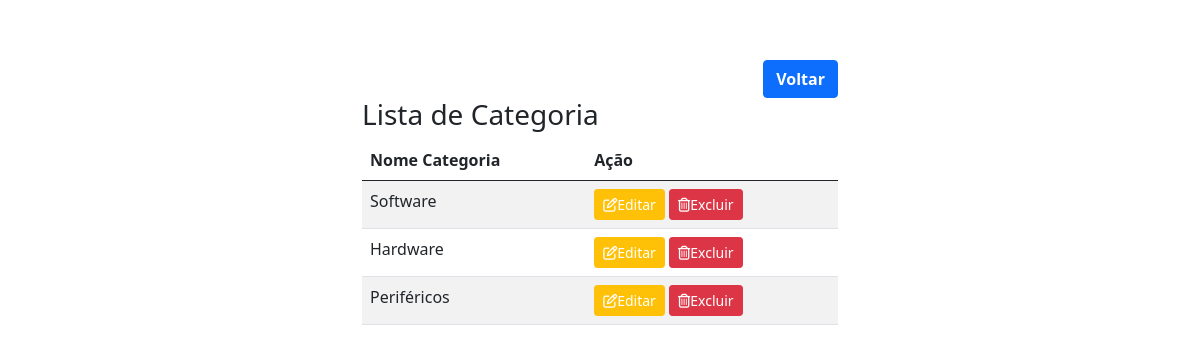
Screenshot of /listar_categoria.php with the database file from the repository.
### tables this page shows
CREATE TABLE `categoria` (
  `id_categoria` int(11) NOT NULL,
  `categoria` varchar(200) NOT NULL
);

### listar_categoria.php (the view, shortened to what this page needs)
<!DOCTYPE html>
<html lang="pt-br">
  <head>
    <link href="https://cdn.jsdelivr.net/npm/bootstrap@5.0.0-beta1/dist/css/bootstrap.min.css" rel="stylesheet">
    <link rel="stylesheet" href="css/estilizar.css">
  </head>
  <body>
    <div class="container liscat">
      <div class="list-back">
        <a href="index.php" id="bt-back" role="button" class="btn bt btn-primary">Voltar</a>
      </div>
      <h3>Lista de Categoria</h3>
          <table class="table table-striped table-hover">
              <thead>
                <tr>
                  <th scope="col">Nome Categoria</th>
                  <th scope="col">Ação</th>
                </tr>
              </thead>
              <?php
              include 'conexao.php';
              $sql = "SELECT * FROM `categoria`";
              $busca = mysqli_query($conexao,$sql);
              while ($array = mysqli_fetch_array($busca)) {
                $id_categoria = $array['id_categoria'];
                $nomecategoria = $array['categoria'];
               ?>
                <tr>
                  <td><?php echo $nomecategoria ?></td>
                  <td>
                    <a class="btn btn-warning btn-sm btedit" href="editarcategoria.php?id=<?php echo $id_categoria ?>" role="button"><i class="far fa-edit"></i>Editar</a>
                    <a class="btn btn-danger btn-sm btedit" href="deletecategoria.php?id=<?php echo $id_categoria ?>" role="button"><i class="far fa-trash-alt"></i>Excluir</a>
                  </td>
                </tr>
                  <?php }   ?>
          </table>
    </div>
  </body>
</html>

### css/estilizar.css (style rules this page uses)
.container { margin-top: 40px; }
.bt { margin-top: 20px; font-weight: bold; }
#bt-back { color: #FFF; font-weight: bold; }
.list-back { text-align: right; }
.btedit { color: #FFF; }
.liscat { width: 500px; }

### rows the page displays
categoria: categoria "Software"
categoria: categoria "Hardware"
categoria: categoria "Periféricos"
